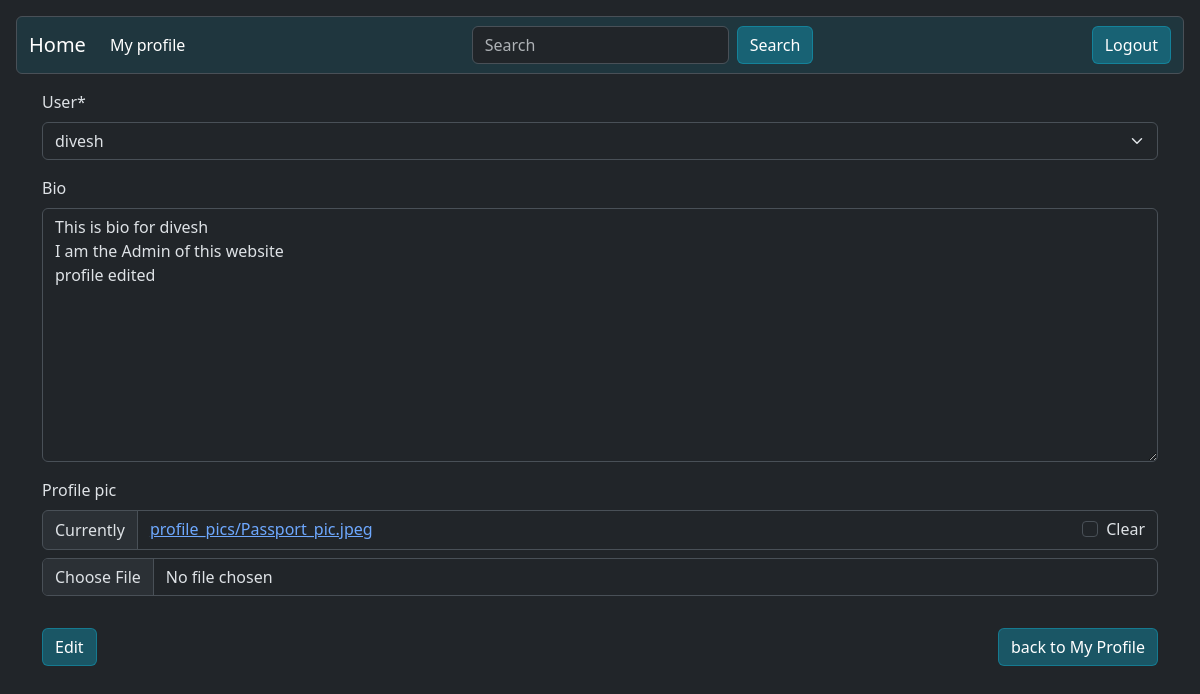
Page /tweet/Edit_profile/ (signed in) on the committed database.
### tweet/models.py (models this page shows, shortened)
class profile(models.Model):
    user = models.OneToOneField(User, on_delete=models.CASCADE)
    bio = models.TextField(blank=True)
    profile_pic = models.ImageField(upload_to='profile_pics', null= True, blank=True)

### tweet/views.py (the view)
# urls.py: path('Edit_profile/', views.profile_edit, name='profile_edit'),
def profile_edit(request):
    profile = request.user.profile
    if request.method == 'POST':
        form = EditForm(request.POST, request.FILES, instance=profile)
        if form.is_valid():
            form.save()
            return redirect('profile_detail', request.user.username)
    else:
        form = EditForm(instance=profile)
    return render(request, 'profile_edit.html', {'form':form})

### tweet/forms.py
class EditForm(forms.ModelForm):
    class Meta:
        model = profile
        fields = "__all__"

### tweet/templates/profile_edit.html (shortened to what this page needs)
{% extends "layout.html" %}
{% load crispy_forms_tags %}
{% block content %}
<form method="post">
    {{form|crispy}}
    <div class= "d-flex justify-content-between">
        <button class = "btn rounded text-white mt-3" style="background-color: rgba(13, 202, 240, 0.3); border: 1px solid rgba(13, 202, 240, 0.3);" type = "submit">Edit</button>
        <a href="{% url "profile_detail" user.username %}" class = "btn rounded text-white mt-3" style="background-color: rgba(13, 202, 240, 0.3); border: 1px solid rgba(13, 202, 240, 0.3);" >back to My Profile</a>
    </div>
</form>
{% endblock%}

### rows in the picture
profile: user "divesh", bio "This is bio for divesh I am the Admin of this website profile edited"
